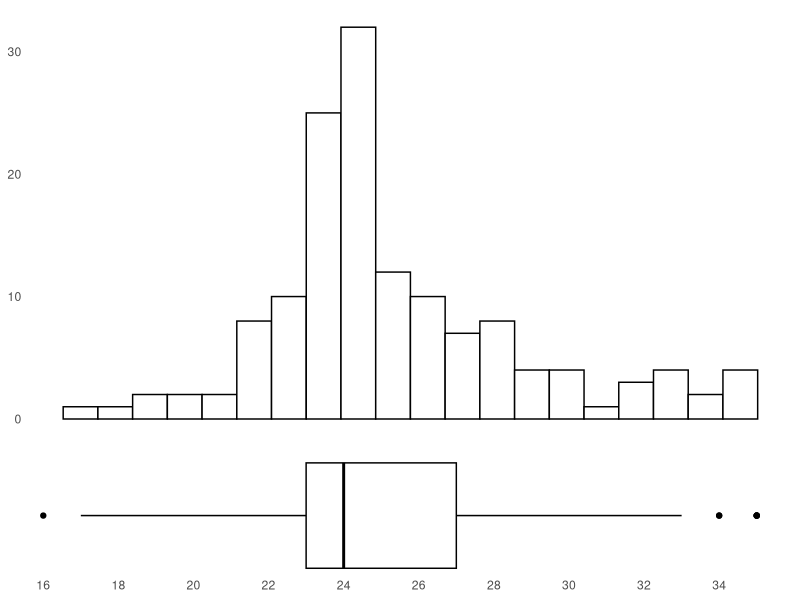

Here is the R script that generated this plot: (Note: this script raises an error after producing the figure.)
setwd("Modeling")
library(dplyr)
library(ggplot2)
library(gridExtra)

data <- read.csv("data/final_data/clean_data.csv")
brand_recall_data <- read.csv("data/final_data/brand_recall.csv")
brand_recognition_data <- read.csv("data/final_data/brand_recognition.csv")

original_count <- data %>%
  distinct(respondent_id) %>%
  nrow()


cat("Original number of respondent_id:", original_count, "\n")

# filter out no_choice
excluded_ids <- data %>%
  filter(choice == 1 & no_choice == 1) %>%
  group_by(respondent_id) %>%
  summarise(no_choice_count = n()) %>%
  filter(no_choice_count > 4) %>%
  select(respondent_id)

filtered_data <- data %>%
  anti_join(excluded_ids, by = "respondent_id")


filtered_count <- filtered_data %>%
  distinct(respondent_id) %>%
  nrow()
cat("Number of respondent_id in filtered_data:", filtered_count, "\n")

# filter out age > 35
filtered_data <- filtered_data %>%
  filter(age <= 35)
filtered_count <- filtered_data %>%
  distinct(respondent_id) %>%
  nrow()
cat("Number of respondent_id in filtered_data:", filtered_count, "\n")

# filter small inne gender group (4 records)
filtered_data <- filtered_data %>%
  filter(gender != "inne")
filtered_count <- filtered_data %>%
  distinct(respondent_id) %>%
  nrow()
cat("Number of respondent_id in filtered_data:", filtered_count, "\n")


# create survey calls
survey_cols <- c(
  "respondent_id",
  "age",
  "gender",
  "income",
  "location",
  "fast.food.frequency",
  "education",
  "total_recalled",
  "total_recognized",
  "avg_price_guess_diff"
)

respondent_data <- filtered_data %>%
  select(all_of(survey_cols)) %>%
  distinct(respondent_id, .keep_all = TRUE)


# plot age distribution
hist_plot <- ggplot(respondent_data, aes(x = age)) +
  geom_histogram(binwidth = 1, fill = "white", color = "black") +
  theme_minimal() +
  theme(
    axis.title.x = element_blank(),
    axis.text.x = element_blank(),
    axis.ticks.x = element_blank(),
    axis.title.y = element_blank(),
    panel.grid.major = element_blank(),
    panel.grid.minor = element_blank()
  )

box_plot <- ggplot(respondent_data, aes(x = age, y = 1)) +
  geom_boxplot(fill = "white", color = "black", width = 0.2) +
  theme_minimal() +
  theme(
    axis.title.y = element_blank(),
    axis.title.x = element_blank(),
    axis.text.y = element_blank(),
    axis.ticks.y = element_blank(),
    panel.grid = element_blank()
  ) +
  scale_y_continuous(breaks = NULL) +
  scale_x_continuous(breaks = seq(min(respondent_data$age, na.rm = TRUE), max(respondent_data$age, na.rm = TRUE), by = 2))

ggsave("plots/age_distribution_plot.png", grid.arrange(hist_plot, box_plot, ncol = 1, heights = c(3, 1)), width = 8, height = 6)

# plot recall, recognition, and price guess differences 
survey_long <- survey %>%
  select(total_recalled, total_recognized, avg_price_guess_diff) %>%
  pivot_longer(cols = everything(), names_to = "metric", values_to = "value")

market_awareness_plot <- ggplot(survey_long, aes(x = metric, y = value, fill = "white")) +
  geom_boxplot(fill = "white", color = "black", width = 0.2) +
  scale_fill_brewer(palette = "Pastel1") +
  theme_minimal() +
  theme(legend.position = "none", axis.title.x = element_blank())
ggsave("plots/marekt_awareness_stats.png", market_awareness_plot, width = 8, height = 6)

# show population statistics
calculate_statistics <- function(data, column_name) {
  stats <- data %>%
    group_by(across(all_of(column_name))) %>%
    summarise(
      count = n(),
      percentage = (n() / nrow(data)) * 100,
      .groups = "drop"
    )
  
  cat("\nStatistics for", column_name, ":\n")
  print(stats)
}

cat("Population statistics:\n")
calculate_statistics(respondent_data, "gender")
calculate_statistics(respondent_data, "education")
calculate_statistics(respondent_data, "income")
calculate_statistics(respondent_data, "location")
calculate_statistics(respondent_data, "fast.food.frequency")

# plot recall
generate_plot <- function(data, highlight_brands, brand_column, plot_title) {
  top_brands <- data %>%
    arrange(desc(count)) %>%
    slice_head(n = 8)

  top_brands$color <- ifelse(top_brands[[brand_column]] %in% highlight_brands, top_brands[[brand_column]], "Other")
  
  ggplot(top_brands, aes(x = reorder(!!sym(brand_column), count), y = count)) +
    geom_col(aes(fill = color), color = "black", width = 0.6) +
    geom_text(aes(label = count), hjust = 1.5, color = "black", size = 5) +
    coord_flip() +
    scale_fill_manual(values = c(
      "mcdonalds" = "lightgrey",
      "burgerking" = "lightgrey",
      "maxburgers" = "lightgrey",
      "wendys" = "lightgrey",
      "Other" = "white"
    )) +
    ggtitle(plot_title) +
    theme_minimal() +
    theme(
      axis.title.y = element_blank(),
      axis.title.x = element_blank(),
      axis.ticks.y = element_blank(),
      axis.ticks.x = element_blank(),
      axis.text.x = element_blank(),
      axis.text.y = element_text(size = 14),
      panel.grid.major = element_blank(),
      panel.grid.minor = element_blank(),
      panel.background = element_blank(),
      legend.position = "none"
    )
}

highlight_brands <- c("mcdonalds", "burgerking", "maxburgers", "wendys")

plot_recall <- generate_plot(brand_recall_data, highlight_brands, "brand.recall", "Top 8 Recalled Brands")
plot_recognition <- generate_plot(brand_recognition_data, highlight_brands, "brand.recognition", "Recognized Brands")

ggsave("plots/recall_recognition_plot.png", 
       grid.arrange(plot_recall, plot_recognition, ncol = 2),
       width = 8, height = 6)

filtered_data <- filtered_data %>%
  mutate(
    # Group location
    city_50_500 = ifelse(location %in% c("miasto-150-500", "miasto-50-150"), 1, 0),
    city_over_500 = ifelse(location == "miasto-500", 1, 0),
    rural_or_small_city = ifelse(location %in% c("miast-50", "wies"), 1, 0),

    # Gender dummies
    is_female = ifelse(gender == "kobieta", 1, 0),

    # Education dummies
    is_graduated = ifelse(education == "wyzsze", 1, 0),

    # Income dummies
    income_low = ifelse(income %in% c("ponizej-1000", "1000-2500"), 1, 0),
    income_mid = ifelse(income %in% c("2500-5000", "5000-7500"), 1, 0),
    income_high = ifelse(income %in% c("7500-10000", "powyzej-10000"), 1, 0),

    # Fast food frequency dummies
    eats_fastfood_weekly = ifelse(fast.food.frequency %in% c("raz-w-tygodniu", "czesciej-niz-raz-w-tygodniu"), 1, 0),
    eats_fastfood_rarely = ifelse(fast.food.frequency %in% c("rzadziej-niz-raz-w-miesiacu", "raz-w-miesiacu"), 1, 0)
  ) %>%
  select(
    -location,
    -gender,
    -education,
    -income,
    -fast.food.frequency
  )

filtered_data <- filtered_data %>%
  mutate(
    log_age = log(age + 1),
    log_total_recalled = log(total_recalled + 1),
    log_total_recognized = log(total_recognized + 1),
    log_avg_price_guess_diff = log(avg_price_guess_diff + 1),
    log_price = log(price + 1)
  )

write.csv(filtered_data, "data/final_data/model_data.csv", row.names = FALSE)
